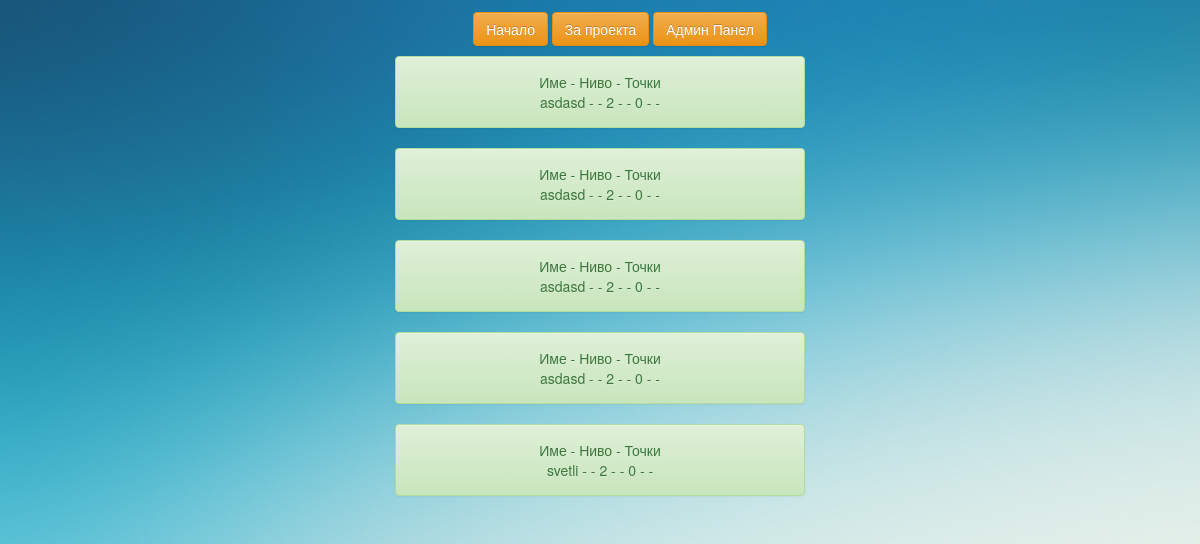
Before: /project_31_mart/read_score2.php with the older database file.
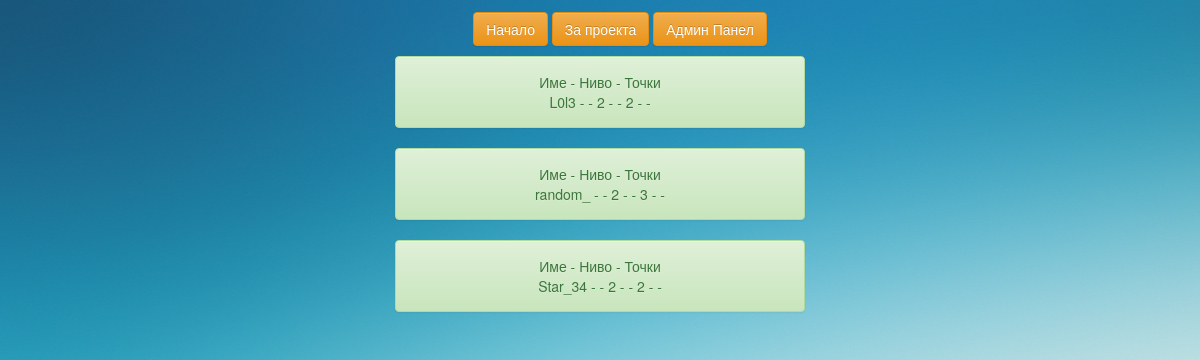
After: the same page with the newer database file.
### tables this page shows
CREATE TABLE `scoreboard` (
  `id_score` int(11) NOT NULL,
  `user_name` varchar(100) NOT NULL,
  `lvl` int(11) NOT NULL,
  `score` int(11) NOT NULL,
  `date_deleted` date DEFAULT NULL
);

### project_31_mart/read_score2.php (the view, shortened to what this page needs)
<?php
include_once('includes/header.php');
	?>
<?php
$conn = mysqli_connect('localhost', 'root', '', 'math');
$read_query = 	"SELECT user_name,lvl,score FROM scoreboard WHERE date_deleted is null and lvl = 2 ";
$read_result = mysqli_query($conn, $read_query);
	if (mysqli_num_rows($read_result) > 0) {
		while($row = mysqli_fetch_assoc($read_result)){
        echo "<div class='row'>
	<div class='alert alert-success col-xs-4
		col-xs-offset-4 text-center'>";
        echo "<p>Име - Ниво - Точки</p>";
		foreach ($row as $value) {
			echo $value." - "." - ";
		}
		echo "</div></div>";
	}
}

Changed rows visible on the page:
removed scoreboard: user_name "asdasd", lvl "2", score "0"
removed scoreboard: user_name "asdasd", lvl "2", score "0"
removed scoreboard: user_name "asdasd", lvl "2", score "0"
removed scoreboard: user_name "asdasd", lvl "2", score "0"
removed scoreboard: user_name "svetli", lvl "2", score "0"
added scoreboard: user_name "L0l3", value "2"
added scoreboard: user_name "random_", lvl "2", score "3"
added scoreboard: user_name "Star_34", value "2"
